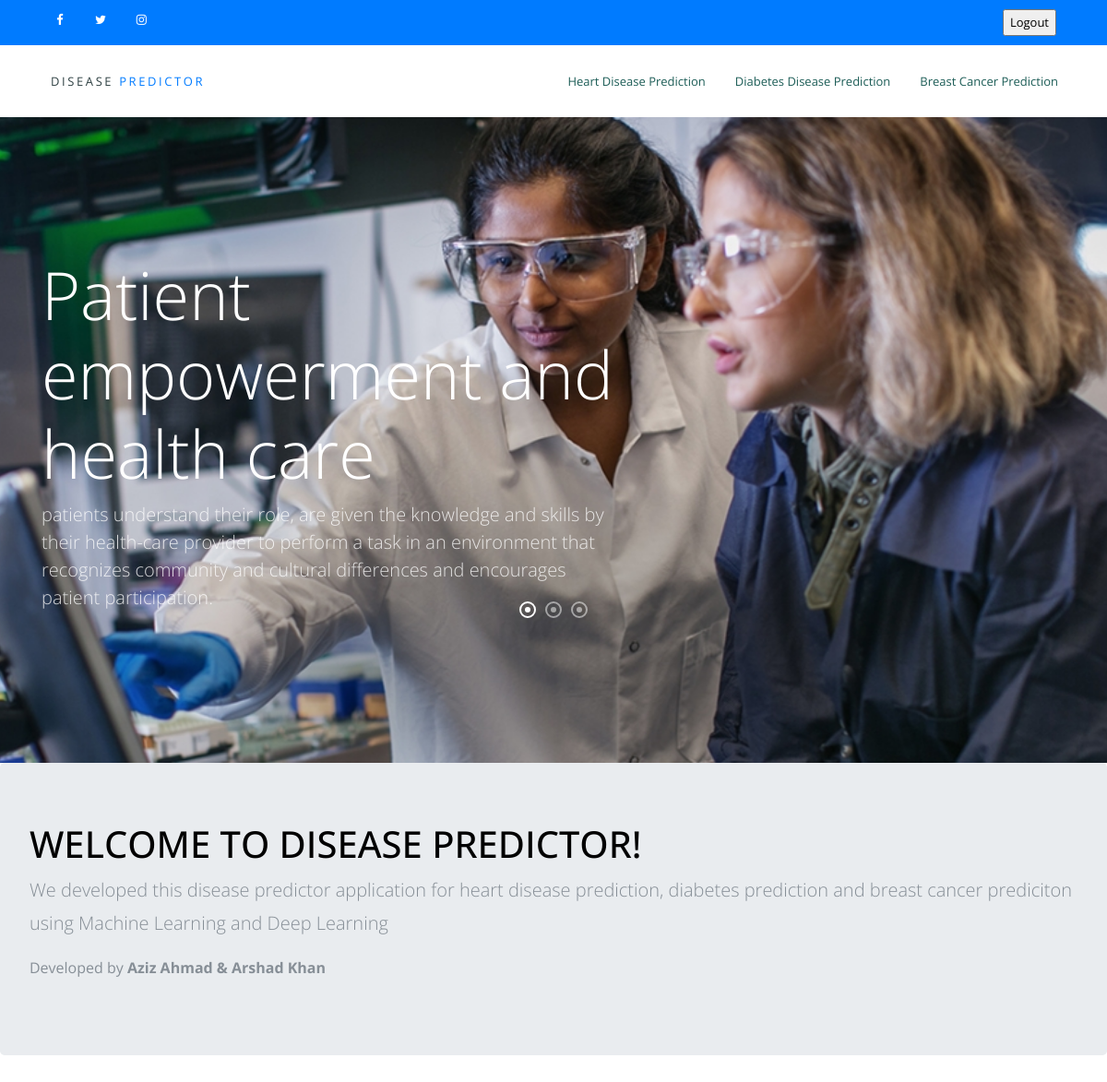
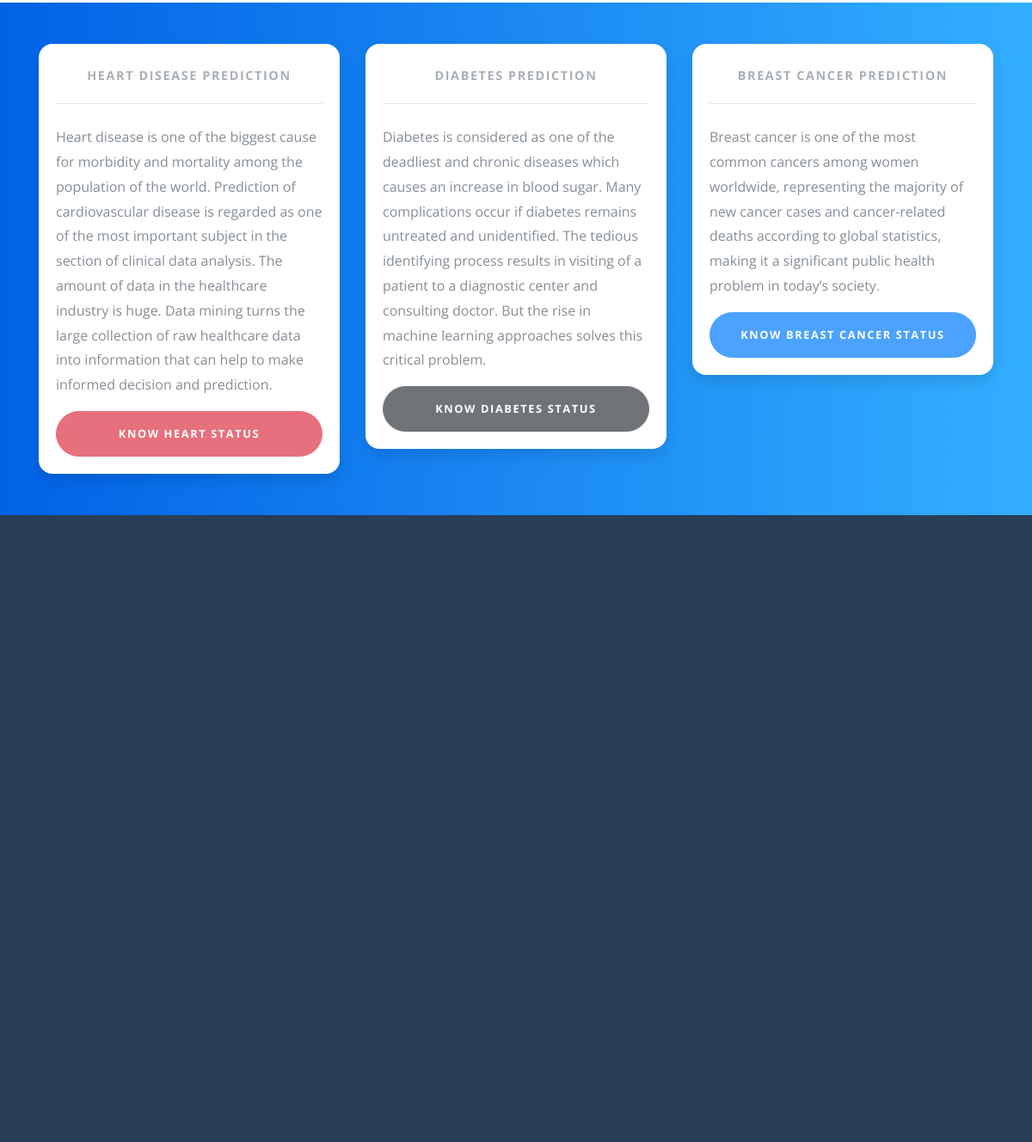
Screenshot of /index (signed in) with the database file from the repository (2 pictures, top to bottom).
### home/models.py (models this page shows, shortened)
class Topsection(models.Model):
      title = models.CharField(max_length=100)
      desc = models.TextField()
      img = models.ImageField(upload_to='pics')

### home/views.py (the view)
# urls.py: path('index', views.index, name='index'),
@login_required(login_url='accounts/login')
def index(request):
  tops = Topsection.objects.all()
  return render(request, "index.html",{'tops': tops })

### templates/index.html (shortened to what this page needs)
{% extends "head1.html" %}
{% load static %}
{% static "img" as baseUrl %}
{% block body %}
   <link rel="stylesheet" href="{% static 'bootstrap/css' %}">
  </head>
  <body>
   <section class="home-slider owl-carousel">
      {% for top in tops %}
      <div class="slider-item"  style="background-image: url('{{top.img.url}}');">
        <div class="container">
          <div class="row slider-text align-items-center">
            <div class="col-md-7 col-sm-12 element-animate">
              <h1>{{top.title}}</h1>
              <p>{{top.desc}}</p>
            </div>
          </div>
        </div>
      </div>
      {% endfor %}
    </section>
    <div class="jumbotron">
      <h1 class="display-5"><span>WELCOME TO DISEASE PREDICTOR!</span></h1>
      <p class="lead ">
        We developed this disease predictor application for heart disease prediction,
        diabetes prediction and breast cancer prediciton using Machine Learning and Deep Learning
      </p>
      <p>
        Developed by <strong>Aziz Ahmad & Arshad Khan</strong>
      </p>
    </div>
    <section class="pricing py-5">
      <div class="container">
        <div class="row">
          <div class="col-lg-4">
            <div class="card mb-5 mb-lg-0">
              <div class="card-body">
                <h5 class="card-title text-muted text-uppercase text-center">
                  HEART DISEASE PREDICTION
                </h5>
                <hr />
                <p class="">
                  Heart disease is one of the biggest cause for morbidity and
                  mortality among the population of the world. Prediction of
                  cardiovascular disease is regarded as one of the most
                  important subject in the section of clinical data analysis.
                  The amount of data in the healthcare industry is huge. Data
                  mining turns the large collection of raw healthcare data into
                  information that can help to make informed decision and
                  prediction.
                </p>
                <a
                  href="{% url 'heart' %}"
                  class="btn btn-block btn-danger text-uppercase"
                  >KNOW HEART STATUS</a
                >
              </div>
            </div>
          </div>
          <div class="col-lg-4">
            <div class="card mb-5 mb-lg-0">
              <div class="card-body">
                <h5 class="card-title text-muted text-uppercase text-center">
                  DIABETES PREDICTION
                </h5>
                <hr />
                <p class="">
                  Diabetes is considered as one of the deadliest and chronic
                  diseases which causes an increase in blood sugar. Many
                  complications occur if diabetes remains untreated and
                  unidentified. The tedious identifying process results in
                  visiting of a patient to a diagnostic center and consulting
                  doctor. But the rise in machine learning approaches solves
                  this critical problem.
                </p>
                <a
                  href="{% url 'diabetes' %}"
                  class="btn btn-block btn-dark text-uppercase"
                  >KNOW DIABETES STATUS</a
                >
              </div>
            </div>
          </div>
          <div class="col-lg-4">
            <div class="card">
              <div class="card-body">
                <h5 class="card-title text-muted text-uppercase text-center">
                  BREAST CANCER PREDICTION
                </h5>
                <hr />
                <p class="">
                  Breast cancer is one of the most common cancers among
                  women worldwide, representing the majority of new cancer cases
                  and cancer-related deaths according to global statistics,
                  making it a significant public health problem in today’s
                  society.
                </p>
                <a
                  href="breast"
                  class="btn btn-block btn-primary text-uppercase"
                  >KNOW BREAST CANCER STATUS</a
                >
              </div>
            </div>
          </div>
        </div>
      </div>
    </section>
{% endblock %}

### static/css/style.css (style rules this page uses)
body { background: #fff; font-family: "Open Sans", Arial, sans-serif; font-weight: 400; font-size: 16px; line-height: 1.8; color: #868e96; }
a { -webkit-transition: .3s all ease; -o-transition: .3s all ease; transition: .3s all ease; text-decoration: none; }
h1, h2, h3, h4, h5 { color: #000; }
.btn, .form-control { outline: none; -webkit-box-shadow: none !important; box-shadow: none !important; }
.owl-carousel.home-slider { z-index: 1; position: relative; }
.owl-carousel.home-slider .slider-item { background-size: cover; background-repeat: no-repeat; background-position: center center; height: calc(100vh - 117px); min-height: 700px; }
.owl-carousel.home-slider .slider-item .slider-text { color: #fff; height: calc(100vh - 117px); min-height: 700px; }
.owl-carousel.home-slider .slider-item .slider-text h1 { font-size: 72px; color: #fff; line-height: 1.2; font-weight: 300; }
.owl-carousel.home-slider .slider-item .slider-text p { font-size: 20px; line-height: 1.5; font-weight: 300; color: rgba(255, 255, 255, 0.8); }
.element-animate { opacity: 0; visibility: hidden; }

### templates/index.html (style rules this page uses)
section.pricing { background: #007bff; background: linear-gradient(to right, #0062e6, #33aeff); }
.pricing .card { border: none; border-radius: 1rem; transition: all 0.2s; box-shadow: 0 0.5rem 1rem 0 rgba(0, 0, 0, 0.1); }
.pricing hr { margin: 1.5rem 0; }
.pricing .card-title { margin: 0.5rem 0; font-size: 0.9rem; letter-spacing: 0.1rem; font-weight: bold; }
.pricing .text-muted { opacity: 0.7; }
.pricing .btn { font-size: 80%; border-radius: 5rem; letter-spacing: 0.1rem; font-weight: bold; padding: 1rem; opacity: 0.7; transition: all 0.2s; }

### rows the page displays
Topsection: img (picture), title "Patient empowerment and health care", desc "patients understand their role, are given the knowledge and skills by their health-care provider to perform a task in an environment that recognizes community and cultural differences and encourages patient participation."
